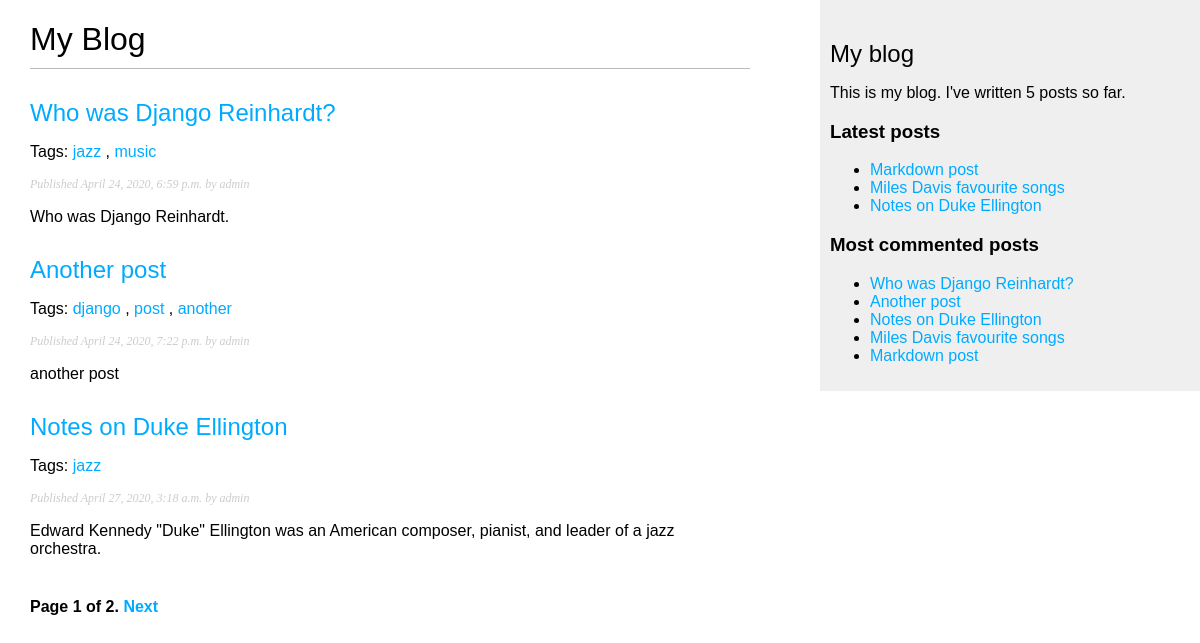
Screenshot of /blog/ with the database file from the repository.
### blog/models.py (models this page shows, shortened)
class Post(models.Model):
    STATUS_CHOICES = (
        ('draft', 'Draft'),
        ('published', 'Published'),
    )
    title = models.CharField(max_length=250)
    slug = models.SlugField(max_length=250,
                            unique_for_date='publish')
    author = models.ForeignKey(
        User, on_delete=models.CASCADE, related_name='blog_posts')
    body = models.TextField()
    publish = models.DateTimeField(default=timezone.now)
    created = models.DateTimeField(auto_now=True)
    updated = models.DateTimeField(auto_now=True)
    status = models.CharField(
        max_length=10, choices=STATUS_CHOICES, default='draft')
    objects = models.Manager()  # The default manager.
    published = PublishedManager()  # Our custom manager.
    tags = TaggableManager()
    class meta:
        ordering = ('-publish',)
    def get_absolute_url(self):
        return reverse('blog:post_detail',
                       args=[self.publish.year,
                             self.publish.month,
                             self.publish.day, self.slug])

### blog/views.py (the view)
# urls.py: path('', views.post_list, name='post_list'),
def post_list(request, tag_slug=None):
    object_list = Post.published.all()
    tag = None
    if tag_slug:
        tag = get_object_or_404(Tag, slug=tag_slug)
        object_list = object_list.filter(tags__in=[tag])
    paginator = Paginator(object_list, 3)  # 3 posts in each page
    page = request.GET.get('page')
    try:
        posts = paginator.page(page)
    except PageNotAnInteger:
        posts = paginator.page(1)
    except EmptyPage:
        posts = paginator.page(paginator.num_pages)
    return render(request,
                  'blog/post/list.html',
                  {
                      'page': page,
                      'posts': posts,
                      'tag': tag,
                  }
                  )

### blog/models.py (called while the page is built)
    def get_queryset(self):
        return super(PublishedManager,
                     self).get_queryset()\
            .filter(status='published')

### blog/templatetags/blog_tags.py (called while the page is built)
@register.simple_tag()
def total_posts():
    return Post.published.count()

@register.inclusion_tag('blog/post/latest_posts.html')
def show_latest_posts(count=5):
    latest_posts = Post.published.order_by('-publish')[:count]
    return {'latest_posts': latest_posts}

@register.simple_tag()
def get_most_commented_posts(count=5):
    return Post.published.annotate(
        total_comments=Count('comments')
    ).order_by('-total_comments')[:count]

@register.filter(name='markdown')
def markdown_format(text):
    return mark_safe(markdown.markdown(text))

### blog/templates/blog/post/list.html (shortened to what this page needs)
{% extends "blog/base.html" %}
{% load blog_tags %}
{% block content %}
    <h1>My Blog</h1>
    {% for post in posts %}
        <h2>
            <a href="{{ post.get_absolute_url }}">
                {{ post.title }}
            </a>
        </h2>
        <p class="tags">
            Tags:
            {% for tag in post.tags.all %}
                <a href="{% url 'blog:post_list_by_tag' tag.slug %}">
                    {{ tag.name }}
                </a>
                {% if not forloop.last %}, {% endif %}
            {% endfor %}
        </p>
        <p class="date">
            Published {{ post.publish }} by {{ post.author }}
        </p>
        {{ post.body|markdown|truncatewords_html:30 }}
    {% endfor %}
    {% include "pagination.html" with page=posts %}
{% endblock %}

### blog/templates/blog/base.html (shortened to what this page needs)
{% load blog_tags %}
{% load static %}
<!DOCTYPE html>
<html>
<head>
    <link href="{% static 'css/blog.css' %}" rel="stylesheet">
</head>
<body>
<div id="content"> {% block content %} {% endblock %} </div>
<div id="sidebar">
    <h2>My blog</h2>
    <p>This is my blog. I've written {% total_posts %} posts so far.</p>
    <h3>Latest posts</h3>
    {% show_latest_posts 3 %}
    <h3>Most commented posts</h3>
    {% get_most_commented_posts as most_commented_posts %}
    <ul>
        {% for post in most_commented_posts %}
            <li>
                <a href="{{ post.get_absolute_url }}">{{ post.title }}</a>
            </li>
        {% endfor %}
    </ul>
</div>
</body>
</html>

### blog/templates/blog/post/latest_posts.html
<ul>
    {% for post in latest_posts %}
        <li>
            <a href="{{ post.get_absolute_url }}">{{ post.title }}</a>
        </li>
    {% endfor %}
</ul>

### blog/static/css/blog.css (style rules this page uses)
body { margin: 0; padding: 0; font-family: helvetica, sans-serif; }
a { color: #00abff; text-decoration: none; }
h1 { font-weight: normal; border-bottom: 1px solid #bbb; padding: 0 0 10px 0; }
h2 { font-weight: normal; margin: 30px 0 0; }
#content { float: left; width: 60%; padding: 0 0 0 30px; }
#sidebar { float: right; width: 30%; padding: 10px; background: #efefef; height: 100%; }
p.date { color: #ccc; font-family: georgia, serif; font-size: 12px; font-style: italic; }

### rows the page displays
Post: title "Who was Django Reinhardt?", publish "April 24, 2020, 6:59 p.m.", author "admin", body "Who was Django Reinhardt."
Tag: name "jazz"
Tag: name "music"
Post: title "Another post", publish "April 24, 2020, 7:22 p.m.", author "admin", body "another post"
Tag: name "django"
Tag: name "post"
Tag: name "another"
Post: title "Notes on Duke Ellington", publish "April 27, 2020, 3:18 a.m.", author "admin", body "Edward Kennedy \"Duke\" Ellington was an American composer, pianist, and leader of a jazz orchestra."
Post: title "Markdown post"
Post: title "Miles Davis favourite songs"

### other values shown
{{ page.number }} "1"
{{ page.paginator.num_pages }} "2"
